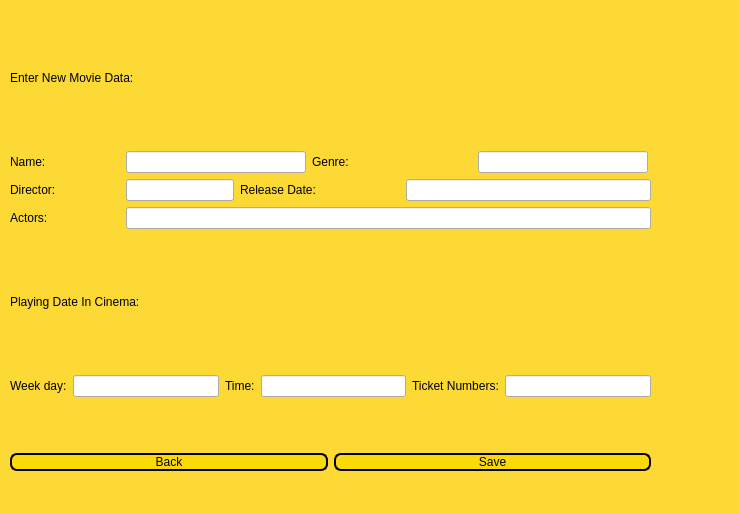
<?xml version="1.0" encoding="UTF-8"?>
<ui version="4.0">
 <class>AddWindow</class>
 <widget class="QMainWindow" name="AddWindow">
  <property name="geometry">
   <rect>
    <x>0</x>
    <y>0</y>
    <width>739</width>
    <height>514</height>
   </rect>
  </property>
  <property name="windowTitle">
   <string>MainWindow</string>
  </property>
  <widget class="QWidget" name="centralwidget">
   <property name="styleSheet">
    <string notr="true">#centralwidget
{
	background-color: #FDD935;
}

QLabel
{
font: 17pt &quot;Cooper Black&quot;;
}

QPushButton
{
	font: 15pt &quot;Cooper Black&quot;;
	background-color: #FDD905 ;
	border-Radius: 7px;
	border: 2px solid  black;
}

QPushButton:hover{
color: #FDD905;
	background-color: rgb(0, 0, 0);
}
QLineEdit
{
	font: 19pt &quot;MV Boli&quot;;
}</string>
   </property>
   <widget class="QWidget" name="verticalLayoutWidget">
    <property name="geometry">
     <rect>
      <x>10</x>
      <y>10</y>
      <width>641</width>
      <height>461</height>
     </rect>
    </property>
    <layout class="QVBoxLayout" name="verticalLayout">
     <item>
      <widget class="QLabel" name="label">
       <property name="text">
        <string>Enter New Movie Data:</string>
       </property>
      </widget>
     </item>
     <item>
      <layout class="QHBoxLayout" name="horizontalLayout">
       <property name="topMargin">
        <number>0</number>
       </property>
       <item>
        <widget class="QLabel" name="label_3">
         <property name="maximumSize">
          <size>
           <width>110</width>
           <height>16777215</height>
          </size>
         </property>
         <property name="text">
          <string>Name:</string>
         </property>
        </widget>
       </item>
       <item>
        <widget class="QLineEdit" name="NameEntry">
         <property name="sizePolicy">
          <sizepolicy hsizetype="Expanding" vsizetype="Fixed">
           <horstretch>0</horstretch>
           <verstretch>0</verstretch>
          </sizepolicy>
         </property>
         <property name="maximumSize">
          <size>
           <width>180</width>
           <height>16777215</height>
          </size>
         </property>
        </widget>
       </item>
       <item>
        <widget class="QLabel" name="label_2">
         <property name="sizePolicy">
          <sizepolicy hsizetype="Preferred" vsizetype="Preferred">
           <horstretch>0</horstretch>
           <verstretch>0</verstretch>
          </sizepolicy>
         </property>
         <property name="maximumSize">
          <size>
           <width>160</width>
           <height>16777215</height>
          </size>
         </property>
         <property name="text">
          <string>Genre:</string>
         </property>
        </widget>
       </item>
       <item>
        <widget class="QLineEdit" name="GenreEntry">
         <property name="sizePolicy">
          <sizepolicy hsizetype="Fixed" vsizetype="Fixed">
           <horstretch>0</horstretch>
           <verstretch>0</verstretch>
          </sizepolicy>
         </property>
         <property name="maximumSize">
          <size>
           <width>170</width>
           <height>16777215</height>
          </size>
         </property>
        </widget>
       </item>
      </layout>
     </item>
     <item>
      <layout class="QHBoxLayout" name="horizontalLayout_2">
       <property name="topMargin">
        <number>0</number>
       </property>
       <item>
        <widget class="QLabel" name="label_4">
         <property name="minimumSize">
          <size>
           <width>110</width>
           <height>0</height>
          </size>
         </property>
         <property name="maximumSize">
          <size>
           <width>110</width>
           <height>16777215</height>
          </size>
         </property>
         <property name="text">
          <string>Director:</string>
         </property>
        </widget>
       </item>
       <item>
        <widget class="QLineEdit" name="DirEntry">
         <property name="sizePolicy">
          <sizepolicy hsizetype="Fixed" vsizetype="Fixed">
           <horstretch>0</horstretch>
           <verstretch>0</verstretch>
          </sizepolicy>
         </property>
         <property name="maximumSize">
          <size>
           <width>180</width>
           <height>16777215</height>
          </size>
         </property>
        </widget>
       </item>
       <item>
        <widget class="QLabel" name="label_5">
         <property name="minimumSize">
          <size>
           <width>160</width>
           <height>0</height>
          </size>
         </property>
         <property name="maximumSize">
          <size>
           <width>160</width>
           <height>16777215</height>
          </size>
         </property>
         <property name="text">
          <string>Release Date:</string>
         </property>
        </widget>
       </item>
       <item>
        <widget class="QLineEdit" name="DateEntry"/>
       </item>
      </layout>
     </item>
     <item>
      <layout class="QHBoxLayout" name="horizontalLayout_3">
       <property name="topMargin">
        <number>0</number>
       </property>
       <item>
        <widget class="QLabel" name="label_6">
         <property name="minimumSize">
          <size>
           <width>110</width>
           <height>0</height>
          </size>
         </property>
         <property name="text">
          <string>Actors:</string>
         </property>
        </widget>
       </item>
       <item>
        <widget class="QLineEdit" name="ActorsEntry"/>
       </item>
      </layout>
     </item>
     <item>
      <widget class="QLabel" name="label_9">
       <property name="text">
        <string>Playing Date In Cinema:</string>
       </property>
      </widget>
     </item>
     <item>
      <layout class="QHBoxLayout" name="horizontalLayout_4">
       <property name="topMargin">
        <number>0</number>
       </property>
       <item>
        <widget class="QLabel" name="label_7">
         <property name="text">
          <string>Week day:</string>
         </property>
        </widget>
       </item>
       <item>
        <widget class="QLineEdit" name="DayEntry"/>
       </item>
       <item>
        <widget class="QLabel" name="label_8">
         <property name="text">
          <string>Time:</string>
         </property>
        </widget>
       </item>
       <item>
        <widget class="QLineEdit" name="TimeEntry"/>
       </item>
       <item>
        <widget class="QLabel" name="label_10">
         <property name="text">
          <string>Ticket Numbers:</string>
         </property>
        </widget>
       </item>
       <item>
        <widget class="QLineEdit" name="TicketEntry"/>
       </item>
      </layout>
     </item>
     <item>
      <spacer name="verticalSpacer">
       <property name="orientation">
        <enum>Qt::Vertical</enum>
       </property>
       <property name="sizeType">
        <enum>QSizePolicy::Fixed</enum>
       </property>
       <property name="sizeHint" stdset="0">
        <size>
         <width>20</width>
         <height>40</height>
        </size>
       </property>
      </spacer>
     </item>
     <item>
      <layout class="QHBoxLayout" name="horizontalLayout_5">
       <property name="topMargin">
        <number>10</number>
       </property>
       <item>
        <widget class="QPushButton" name="BackButton">
         <property name="text">
          <string>Back</string>
         </property>
        </widget>
       </item>
       <item>
        <widget class="QPushButton" name="SaveButton">
         <property name="text">
          <string>Save</string>
         </property>
        </widget>
       </item>
      </layout>
     </item>
    </layout>
   </widget>
  </widget>
 </widget>
 <resources/>
 <connections/>
</ui>
